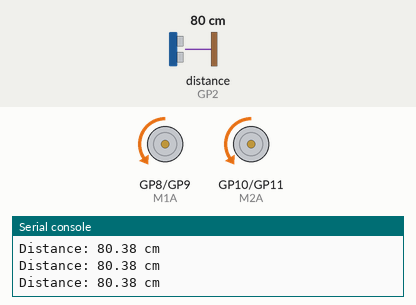
The program below on a simulated Raspberry Pi Pico running MicroPython. On the bench: motor-driver pin pairs drawn as motors (green arrow = first pin HIGH = forward, orange = second pin HIGH = backward, longer = more drive), the last lines printed to the serial console. The test bench sets the inputs (shaded band); at power-on: distance to the obstacle (sensor on GP2) 80 cm. The echo pulse lasts 58.3 µs per cm.

Above: at 1.2 s.
1.3 s: distance to the obstacle (sensor on GP2) set to 11 cm
2.8 s: distance to the obstacle (sensor on GP2) set to 8 cm
At 3.8 s:
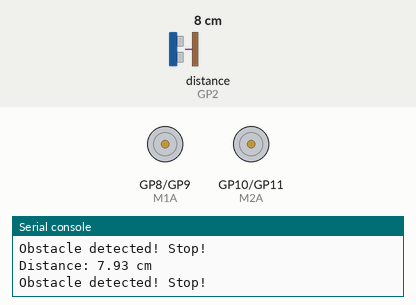
4.3 s: distance to the obstacle (sensor on GP2) set to 18 cm
At 5.5 s:
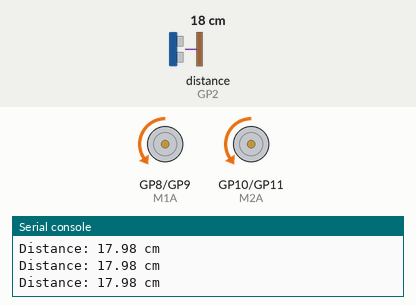
5.8 s: distance to the obstacle (sensor on GP2) set to 2 cm
At 6.8 s:
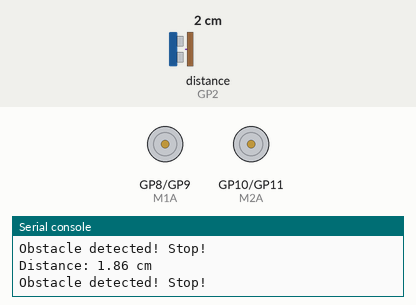
Timing chart, 0 to 8.3 s (numbered marks = the images above; inputs shaded):
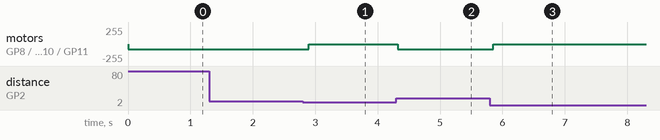

Measured:
- the behaviour switches between 10 and 9 cm on distance to the obstacle (sensor on GP2) (found by bisection; images 0 and 1)
- after the input at 2.8 s, motor on GP8 (M1A) / GP9 (M1B), motor on GP10 (M2A) / GP11 (M2B): backward 78/255 → stopped after 0.10 s
- after the input at 4.3 s, motor on GP8 (M1A) / GP9 (M1B), motor on GP10 (M2A) / GP11 (M2B): stopped → backward 78/255 at once
- after the input at 5.8 s, motor on GP8 (M1A) / GP9 (M1B), motor on GP10 (M2A) / GP11 (M2B): backward 78/255 → stopped after 0.05 s

The program:

Basic_Code_SecondarySchools.py
```python
import machine
import utime

# Setup DC Motor pins
M1A = machine.PWM(machine.Pin(8))
M1B = machine.PWM(machine.Pin(9))
M2A = machine.PWM(machine.Pin(10))
M2B = machine.PWM(machine.Pin(11))
M1A.freq(50)
M1B.freq(50)
M2A.freq(50)
M2B.freq(50)

# Setup Ultrasonic sensor pins (HC-SR04)
trigger_pin = machine.Pin(3, machine.Pin.OUT)
echo_pin = machine.Pin(2, machine.Pin.IN)

def measure_distance():
    # Send a 10-microsecond pulse on the trigger pin
    trigger_pin.on()
    utime.sleep_us(10)
    trigger_pin.off()

    # Wait for the echo pin to go HIGH
    while not echo_pin.value():
        pass

    # Measure the duration of the echo pin being HIGH
    start_time = utime.ticks_us()
    while echo_pin.value():
        pass
    end_time = utime.ticks_us()

    # Calculate the distance in centimeters
    duration = end_time - start_time
    distance = duration / 58

    return distance

def move_forward():
    M1A.duty_u16(0)
    M1B.duty_u16(20000)
    M2A.duty_u16(0)
    M2B.duty_u16(20000)

def stop_motors():
    M1A.duty_u16(0)
    M1B.duty_u16(0)
    M2A.duty_u16(0)
    M2B.duty_u16(0)

try:
    while True:
        distance = measure_distance()
        print("Distance: {:.2f} cm".format(distance))

        if distance <= 10:  # If obstacle is within 10cm
            print("Obstacle detected! Stop!")
            stop_motors()
            # You can control the motor movements to achieve the turn.

        else:
            move_forward()

        utime.sleep(0.1)

except KeyboardInterrupt:
    print("\nProgram stopped.")
```
